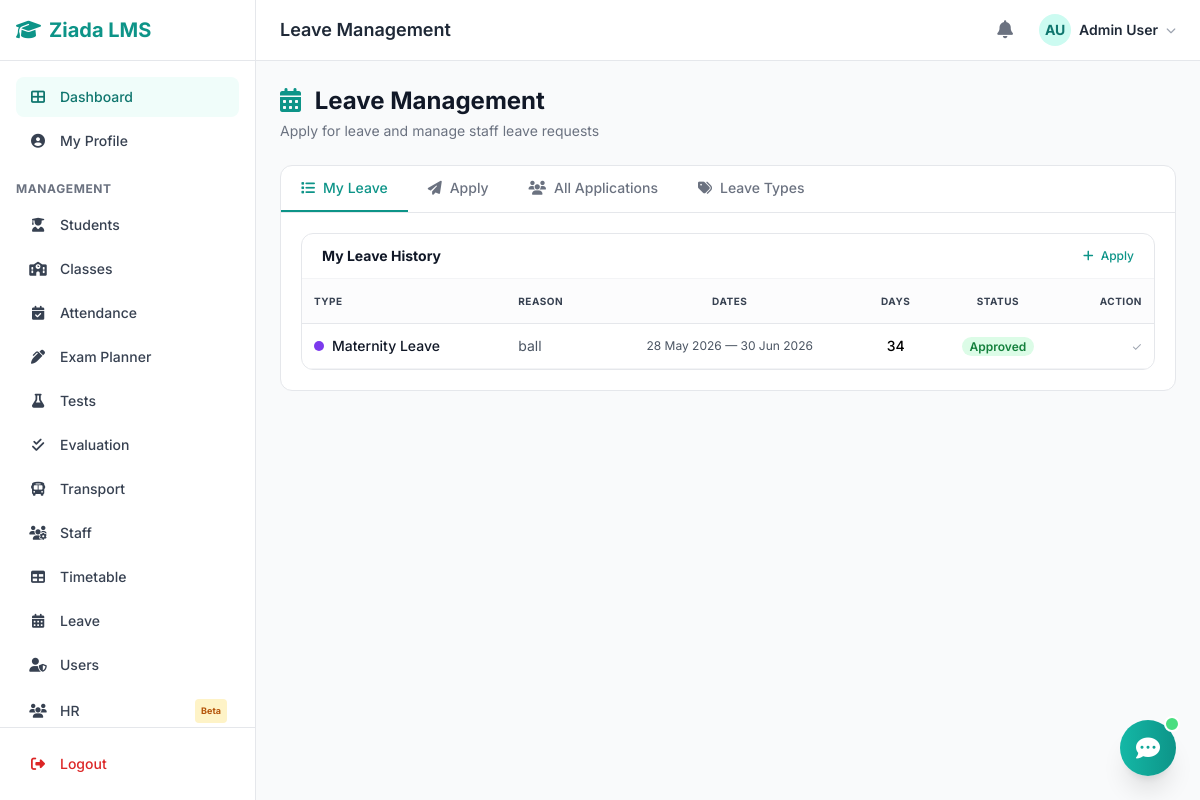
Screenshot of /modules/leave/index.php (signed in) with the database file from the repository.
### tables this page shows
CREATE TABLE `users` (
  `id` int(11) NOT NULL,
  `username` varchar(50) NOT NULL,
  `email` varchar(100) NOT NULL,
  `password` varchar(255) NOT NULL,
  `full_name` varchar(100) NOT NULL,
  `phone` varchar(20) DEFAULT NULL,
  `role` enum('admin','teacher','student') NOT NULL DEFAULT 'student',
  `avatar` varchar(255) DEFAULT NULL,
  `is_active` tinyint(1) DEFAULT 1,
  `created_at` timestamp NOT NULL DEFAULT current_timestamp(),
  `updated_at` timestamp NOT NULL DEFAULT current_timestamp() ON UPDATE current_timestamp()
);

CREATE TABLE `leave_applications` (
  `id` int(11) NOT NULL,
  `user_id` int(11) NOT NULL,
  `leave_type_id` int(11) NOT NULL,
  `reason` text NOT NULL,
  `from_date` date NOT NULL,
  `to_date` date NOT NULL,
  `total_days` int(11) NOT NULL,
  `status` enum('pending','approved','rejected','cancelled') DEFAULT 'pending',
  `reviewed_by` int(11) DEFAULT NULL,
  `review_notes` text DEFAULT NULL,
  `reviewed_at` datetime DEFAULT NULL,
  `applied_at` datetime DEFAULT current_timestamp()
);

CREATE TABLE `leave_types` (
  `id` int(11) NOT NULL,
  `name` varchar(100) NOT NULL,
  `description` text DEFAULT NULL,
  `max_days_per_year` int(11) NOT NULL DEFAULT 30,
  `color` varchar(7) DEFAULT '#0d9488',
  `is_active` tinyint(1) DEFAULT 1,
  `created_at` datetime DEFAULT current_timestamp()
);

### config/database.php (called while the page is built, shortened)
<?php
function db_connect() {
    $conn = new mysqli(DB_HOST, DB_USER, DB_PASS, DB_NAME);
    $conn->set_charset("utf8mb4");
    return $conn;
}
function db_query($sql, $params = []) {
    $conn = db_connect();
    if (!empty($params)) {
        $stmt = $conn->prepare($sql);
        if ($stmt) {
            $types = '';
            foreach ($params as $p) {
                if (is_int($p)) $types .= 'i';
                elseif (is_double($p)) $types .= 'd';
                else $types .= 's';
            }
            $stmt->bind_param($types, ...$params);
            $stmt->execute();
            $result = $stmt->get_result();
            return $result;
        }
    }
    $result = $conn->query($sql);
    return $result;
}
function db_get_row($sql, $params = []) {
    $result = db_query($sql, $params);
    return $result ? $result->fetch_assoc() : null;
}
function db_get_all($sql, $params = []) {
    $result = db_query($sql, $params);
    return $result ? $result->fetch_all(MYSQLI_ASSOC) : [];
}

### includes/session.php (called while the page is built, shortened)
<?php
require_once __DIR__ . '/../config/database.php';
function get_user_id() {
    return $_SESSION['user_id'] ?? null;
}

### modules/leave/_my-leave.php (the view)
<?php
$user_id = get_user_id();
$applications = db_get_all("SELECT la.*, lt.name as leave_type_name, lt.color, u.full_name as reviewer_name
    FROM leave_applications la
    JOIN leave_types lt ON la.leave_type_id=lt.id
    LEFT JOIN users u ON la.reviewed_by=u.id
    WHERE la.user_id=?
    ORDER BY la.applied_at DESC", [$user_id]);
?>
<div class="bg-white rounded-xl border border-gray-200 overflow-hidden">
    <div class="px-5 py-3 border-b border-gray-100 flex items-center justify-between">
        <h3 class="font-bold text-gray-900 text-sm">My Leave History</h3>
        <a href="?tab=apply" class="text-teal-600 hover:text-teal-800 text-xs font-medium"><i class="fas fa-plus mr-1"></i> Apply</a>
    </div>
    <?php if (empty($applications)): ?>
    <div class="text-center py-10 text-gray-400">
        <i class="fas fa-calendar-times text-3xl mb-3 block text-gray-300"></i>
        <p class="text-sm">No leave applications yet.</p>
    </div>
    <?php else: ?>
    <div class="overflow-x-auto">
        <table class="w-full text-sm">
            <thead>
                <tr class="border-b border-gray-200 bg-gray-50/50">
                    <th class="text-left py-3 px-3 font-bold text-gray-700 uppercase text-[10px] tracking-wider">Type</th>
                    <th class="text-left py-3 px-3 font-bold text-gray-700 uppercase text-[10px] tracking-wider hidden sm:table-cell">Reason</th>
                    <th class="text-center py-3 px-3 font-bold text-gray-700 uppercase text-[10px] tracking-wider">Dates</th>
                    <th class="text-center py-3 px-3 font-bold text-gray-700 uppercase text-[10px] tracking-wider">Days</th>
                    <th class="text-center py-3 px-3 font-bold text-gray-700 uppercase text-[10px] tracking-wider">Status</th>
                    <th class="text-right py-3 px-3 font-bold text-gray-700 uppercase text-[10px] tracking-wider">Action</th>
                </tr>
            </thead>
            <tbody>
                <?php foreach ($applications as $a): ?>
                <tr class="border-b border-gray-100 hover:bg-gray-50 transition">
                    <td class="py-3 px-3">
                        <div class="flex items-center gap-2">
                            <span class="w-2.5 h-2.5 rounded-full" style="background:<?= $a['color'] ?>"></span>
                            <span class="font-medium text-gray-900"><?= sanitize($a['leave_type_name']) ?></span>
                        </div>
                    </td>
                    <td class="py-3 px-3 text-gray-600 hidden sm:table-cell max-w-[200px] truncate"><?= sanitize($a['reason']) ?></td>
                    <td class="py-3 px-3 text-center text-xs text-gray-600">
                        <?= format_date($a['from_date']) ?> — <?= format_date($a['to_date']) ?>
                    </td>
                    <td class="py-3 px-3 text-center font-medium"><?= $a['total_days'] ?></td>
                    <td class="py-3 px-3 text-center">
                        <?php
                        $sc = ['pending'=>'bg-amber-100 text-amber-700','approved'=>'bg-green-100 text-green-700','rejected'=>'bg-red-100 text-red-700','cancelled'=>'bg-gray-100 text-gray-600'];
                        ?>
                        <span class="text-xs font-semibold px-2 py-0.5 rounded-full <?= $sc[$a['status']] ?? '' ?>"><?= ucfirst($a['status']) ?></span>
                    </td>
                    <td class="py-3 px-3 text-right">
                        <?php if ($a['status'] == 'pending'): ?>
                        <form method="POST" class="inline" onsubmit="return confirm('Cancel this leave?')">
                            <input type="hidden" name="action" value="cancel">
                            <input type="hidden" name="id" value="<?= $a['id'] ?>">
                            <button class="text-red-600 hover:text-red-800 text-xs font-medium"><i class="fas fa-times mr-0.5"></i> Cancel</button>
                        </form>
                        <?php else: ?>
                        <span class="text-xs text-gray-400"><?= $a['status'] == 'approved' ? '✓' : ($a['status'] == 'rejected' ? '✗' : '—') ?></span>
                        <?php endif; ?>
                    </td>
                </tr>
                <?php endforeach; ?>
            </tbody>
        </table>
    </div>
    <?php endif; ?>
</div>

### includes/functions.php (shortened to what this page needs)
<?php
function sanitize($input) {
    return htmlspecialchars(strip_tags(trim($input)), ENT_QUOTES, 'UTF-8');
}
function format_date($date, $format = 'd M Y') {
    return date($format, strtotime($date));
}
function get_avatar($name, $photo = null, $subdir = 'avatars') {
    $initials = '';
    $parts = explode(' ', $name);
    foreach ($parts as $p) $initials .= strtoupper($p[0] ?? '');
    return substr($initials, 0, 2);
}
function user_avatar_html($user, $size = 'w-8 h-8', $text_size = 'text-sm') {
    $initial = get_avatar($user['full_name'] ?? 'U');
    return '<div class="' . $size . ' rounded-full bg-teal-100 flex items-center justify-center ' . $text_size . ' font-bold text-teal-700">' . $initial . '</div>';
}

### assets/css/style.css (style rules this page uses)
:root { --color-primary: #0d9488; --color-primary-hover: #0f766e; --color-primary-light: #f0fdfa; --color-primary-ring: rgba(13, 148, 136, 0.3); --font-sans: 'Inter', -apple-system, BlinkMacSystemFont, 'Segoe UI', Roboto, sans-serif; }
* { margin: 0; padding: 0; box-sizing: border-box; }
body { font-family: var(--font-sans); -webkit-font-smoothing: antialiased; }
table { border-collapse: separate; border-spacing: 0; }
th { font-weight: 600; letter-spacing: 0.03em; }
tbody tr { transition: background-color 0.12s ease; }

### rows the page displays
users: full_name "AU"
leave_applications: leave_type.name "Maternity Leave", reason "ball", from_date "28 May 2026", to_date "30 Jun 2026", total_days "34", status "Approved"

### other values shown
$page_title "Leave Management"
get_user_name() "Admin User"
